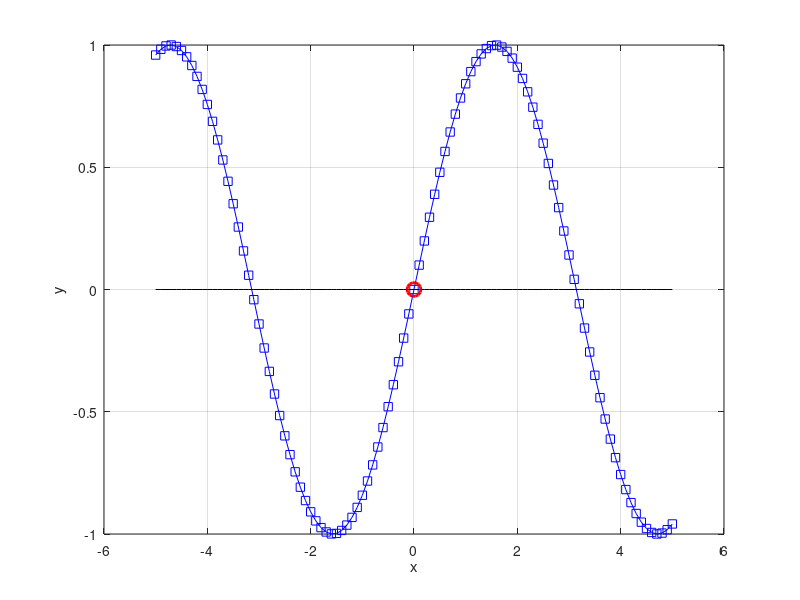
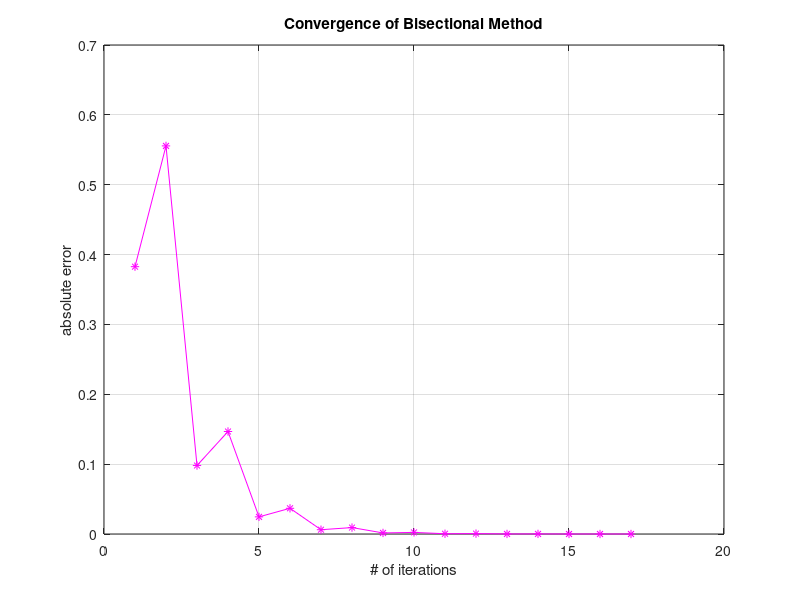

Here is the MATLAB script that generated these plots, in order:
clear all
clc
close all

%1.Define the funtion
f =@(x) sin(x);

% plot
x = -5:0.1:5;
xaxis = zeros(length(x),1);

figure(1)
plot(x,f(x),"b-s",x,xaxis,"k-")
grid on
xlabel('x')
ylabel('y')
hold on

%2. interval [a,b]
a = -pi/2;
b = 3*pi/4;


%3. specefic tolereance
tol = 1e-5;

% bisection method
iter = 1;
iter_max = Inf;

while (iter < iter_max)
    mid = (a+b)/2;
    error(iter) = abs(f(mid)-0);
    if (error(iter) < tol)
        root = mid;
        break
    else
        if (f(a) * f(mid) < 0)
            b = mid;
        else
            a = mid;
        end
    iter = iter+1;
    end

   
end

plot(root,f(root),'ro','MarkerSize',10,'LineWidth',2)

format long;
funct_root = root
hold off

arr_iter = 1:iter;
figure(2)
plot(arr_iter,error,'m-*')
grid on
xlabel('# of iterations')
ylabel('absolute error')
title('Convergence of Bisectional Method')






